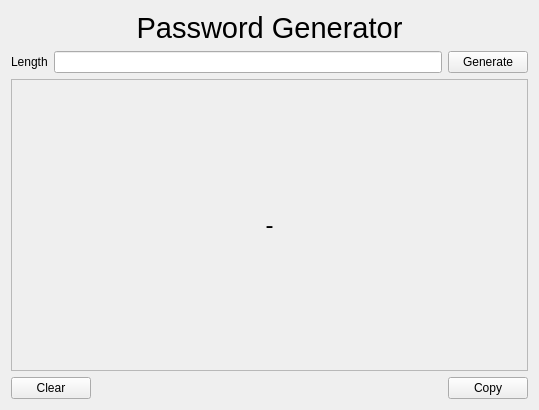
<?xml version="1.0" encoding="UTF-8"?>
<ui version="4.0">
 <class>Form</class>
 <widget class="QWidget" name="Form">
  <property name="geometry">
   <rect>
    <x>0</x>
    <y>0</y>
    <width>539</width>
    <height>410</height>
   </rect>
  </property>
  <property name="windowTitle">
   <string>Password Generator</string>
  </property>
  <layout class="QVBoxLayout" name="verticalLayout">
   <property name="sizeConstraint">
    <enum>QLayout::SizeConstraint::SetMaximumSize</enum>
   </property>
   <item>
    <widget class="QLabel" name="label">
     <property name="font">
      <font>
       <pointsize>22</pointsize>
      </font>
     </property>
     <property name="text">
      <string>Password Generator</string>
     </property>
     <property name="alignment">
      <set>Qt::AlignmentFlag::AlignCenter</set>
     </property>
    </widget>
   </item>
   <item>
    <layout class="QHBoxLayout" name="horizontalLayout">
     <item>
      <widget class="QLabel" name="label_2">
       <property name="text">
        <string>Length</string>
       </property>
      </widget>
     </item>
     <item>
      <widget class="QLineEdit" name="edit_length"/>
     </item>
     <item>
      <widget class="QPushButton" name="btn_generate">
       <property name="text">
        <string>Generate</string>
       </property>
      </widget>
     </item>
    </layout>
   </item>
   <item>
    <widget class="QScrollArea" name="scrollArea">
     <property name="layoutDirection">
      <enum>Qt::LayoutDirection::LeftToRight</enum>
     </property>
     <property name="widgetResizable">
      <bool>true</bool>
     </property>
     <widget class="QWidget" name="scrollAreaWidgetContents">
      <property name="geometry">
       <rect>
        <x>0</x>
        <y>0</y>
        <width>519</width>
        <height>276</height>
       </rect>
      </property>
      <property name="layoutDirection">
       <enum>Qt::LayoutDirection::LeftToRight</enum>
      </property>
      <layout class="QHBoxLayout" name="horizontalLayout_3">
       <item>
        <widget class="QLabel" name="lbl_password">
         <property name="font">
          <font>
           <pointsize>18</pointsize>
          </font>
         </property>
         <property name="text">
          <string>-</string>
         </property>
         <property name="alignment">
          <set>Qt::AlignmentFlag::AlignCenter</set>
         </property>
         <property name="wordWrap">
          <bool>true</bool>
         </property>
        </widget>
       </item>
      </layout>
     </widget>
    </widget>
   </item>
   <item>
    <layout class="QHBoxLayout" name="horizontalLayout_2">
     <item>
      <widget class="QPushButton" name="btn_clear">
       <property name="text">
        <string>Clear</string>
       </property>
      </widget>
     </item>
     <item>
      <spacer name="horizontalSpacer">
       <property name="orientation">
        <enum>Qt::Orientation::Horizontal</enum>
       </property>
       <property name="sizeHint" stdset="0">
        <size>
         <width>40</width>
         <height>20</height>
        </size>
       </property>
      </spacer>
     </item>
     <item>
      <widget class="QPushButton" name="btn_copy">
       <property name="text">
        <string>Copy</string>
       </property>
      </widget>
     </item>
    </layout>
   </item>
  </layout>
 </widget>
 <resources/>
 <connections/>
</ui>
